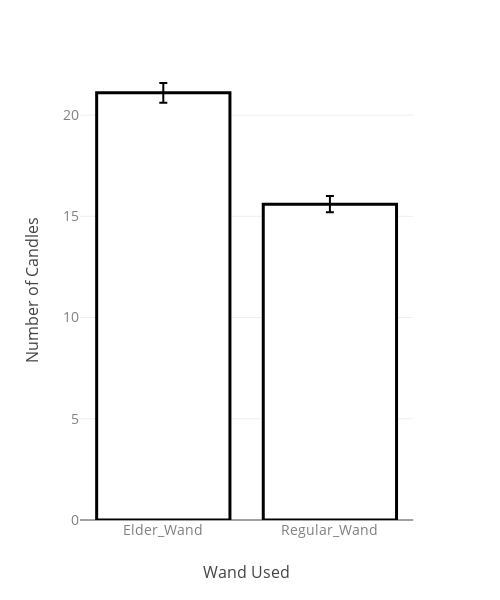

The notebook cell this image was saved under:
### Code cell
import plotly.express as plt
graph = plt.bar(descriptives, x = "index", y = "mean", error_x = "sem", error_y = "sem", template='none', width=500, 
                labels = {"mean": "Number of Candles", "index": "Wand Used"})

graph.update_traces(marker_color="#FFF")
graph.update_traces(marker= dict(line={"width":3,"color":"#000000"}))

graph.update_xaxes(title_font={"size":16}, tickfont = {"size":14, "color":"gray"})
graph.update_yaxes(title_font={"size":16}, tickfont = {"size":14, "color":"gray"})


graph.show()

### Figure 1 — Plotly figure (JSON) as saved in the notebook; plotly's stock layout.template omitted (floating-point values rounded to 4 significant figures)
{"data": [{"alignmentgroup": "True", "error_x": {"array": [0.4861, 0.4]}, "error_y": {"array": [0.4861, 0.4]}, "hoverlabel": {"namelength": 0}, "hovertemplate": "Wand Used=%{x}<br>Number of Candles=%{y}", "legendgroup": "", "marker": {"color": "#FFF", "line": {"color": "#000000", "width": 3}}, "name": "", "offsetgroup": "", "orientation": "v", "showlegend": false, "textposition": "auto", "type": "bar", "x": ["Elder_Wand", "Regular_Wand"], "xaxis": "x", "y": [21.1, 15.6], "yaxis": "y"}], "layout": {"barmode": "relative", "height": 600, "legend": {"tracegroupgap": 0}, "margin": {"t": 60}, "width": 500, "xaxis": {"anchor": "y", "domain": [0, 0.98], "tickfont": {"color": "gray", "size": 14}, "title": {"font": {"size": 16}, "text": "Wand Used"}}, "yaxis": {"anchor": "x", "domain": [0, 1], "tickfont": {"color": "gray", "size": 14}, "title": {"font": {"size": 16}, "text": "Number of Candles"}}}}
